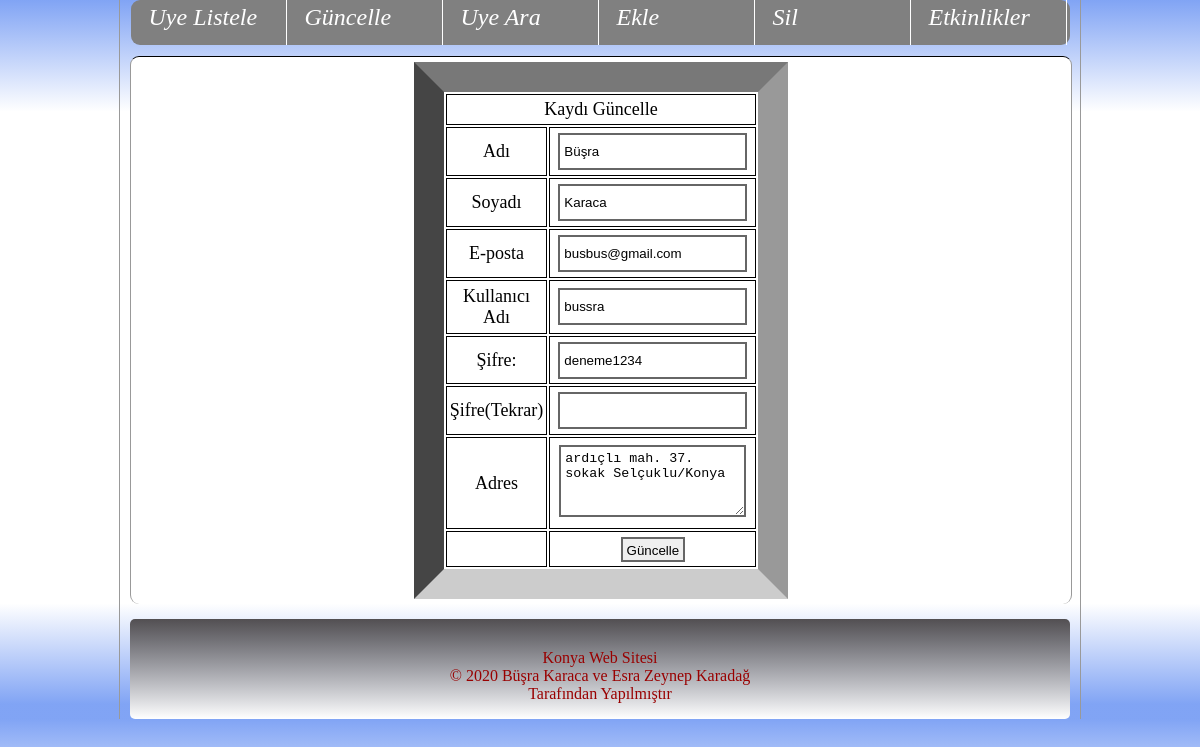
The page /iltanitimi/admin/guncelle2.php?id=1 (signed in) on the database its author committed.
### tables this page shows
CREATE TABLE `uyekaydi` (
  `ID` int(11) NOT NULL,
  `kullanici_adi` varchar(55) NOT NULL,
  `sifre` varchar(55) NOT NULL,
  `email` varchar(55) NOT NULL,
  `ad` varchar(55) NOT NULL,
  `soyad` varchar(55) NOT NULL,
  `adres` varchar(200) NOT NULL,
  `tarih` timestamp NOT NULL DEFAULT current_timestamp() ON UPDATE current_timestamp()
);

### iltanitimi/admin/guncelle2.php (the view, shortened to what this page needs)
<?php
include("baglan.php");
?>
<?php include('header.php'); ?>
<?php
if ($_SESSION['user']=="")
{
echo '<script>window.location.href ="admin.php";</script>';
}
else if($_SESSION['user']=="buszey" &$_SESSION['pass']=="admin1234")
{
$ID= $_GET['id'];
$sorgu_a="select * from uyekaydi where ID=".$ID;
$sonuc = mysqli_query($baglanti,$sorgu_a);
$satir = mysqli_fetch_array($sonuc,MYSQLI_ASSOC);
if($satir)
{
	$ad=$satir['ad'];
	$soyad=$satir['soyad'];
	$email=$satir['email'];
	$kullanici=$satir['kullanici_adi'];
	$adres=$satir['adres'];
	$sifre=$satir['sifre'];
	echo <<<EOF
<form action="" method="POST">
<table id="tablouye" width="368" height="537" border="1" align="center" cellpadding="4" cellspacing="2">
<tr>
<td colspan="2" align="center">Kaydı Güncelle</td>
</tr>
<tr>
<td width="106">Adı</td>
<td width="176"><input type="text" name="adi" value= $ad></td>
</tr>
<tr>
<td>Soyadı</td>
<td><input type="text" name="soyadi" value= $soyad></td>
</tr>
<tr>
<td>E-posta</td>
<td><input type="text" name="eposta" value=$email></td>
</tr>
<tr>
<td>Kullanıcı Adı</td>
<td><input name="kullanici" type="text" value= $kullanici></td>
</tr>
<tr>
<td>Şifre:</td>
<td><input type="text" name="sifre" value= $sifre></td>
</tr>
<tr>
<td>Şifre(Tekrar)</td>
<td><input type="text" name="tekrarsifre"></td>
</tr>
<tr>
<td>Adres</td>
<td><textarea name="adres" rows="4" id="textarea">$adres</textarea></td>
</tr>
<tr>
  <td></td>
  <td><input name="form1" type="submit" id="form1" value="Güncelle"></td>
</tr>
</table>
</form>
EOF;
}
}
else
{
	echo '<script>window.location.href ="/iltanitimi/profilim.php";</script>';
	}
?>
<?php include('footer.php'); ?>

### iltanitimi/admin/css/stil.css (style rules this page uses)
* { margin: 0; padding: 0; border: 0; outline: 0; list-style:none; text-decoration:none; }
Body { background-image: -webkit-gradient(linear, 50.00% 0.00%, 50.00% 100.00%, color-stop( 0% , rgba(122,159,244,0.95)),color-stop( 15.54% , rgba(255,255,255,0.95)),color-stop( 50.26% , rgba(255,255,255,0.95)),color-stop( 83.93% , rgba(255,255,255,0.95)),color-stop( 97.93% , rgba(122,159,244,0.95))); background-image: -webkit-linear-gradient(270deg,rgba(122,159,244,0.95) 0%,rgba(255,255,255,0.95) 15.54%,rgba(255,255,255,0.95) 50.26%,rgba(255,255,255,0.95) 83.93%,rgba(122,159,244,0.95) 97.93%); background-image: linear-gradient(180deg,rgba(122,159,244,0.95) 0%,rgba(255,255,255,0.95) 15.54%,rgba(255,255,255,0.95) 50.26%,rgba(255,255,255,0.95) 83.93%,rgba(122,159,244,0.95) 97.93%); }
content form table tr td input { border: 2px solid #666; margin-top: auto; margin-right: 5px; margin-bottom: auto; margin-left: 5px; height: 25px; padding: 4px; }
#tablouye { border-top-width: 30px; border-right-width: 30px; border-bottom-width: 30px; border-left-width: 30px; border-top-color: #CCC; border-right-color: #999; border-bottom-color: #CCC; border-left-color: #999; border-top-style: inset; border-right-style: inset; border-bottom-style: inset; border-left-style: inset; font-family: Cambria, "Hoefler Text", "Liberation Serif", Times, "Times New Roman", serif; font-size: large; margin-right: auto; margin-left: auto; }
#textarea { border: 2px solid #666; margin-top: auto; margin-right: 5px; margin-bottom: auto; margin-left: 5px; padding: 4px; }
th,td { border: 1px solid black; border-collapse: collapse; padding: 3px; }

### rows shown on the page
uyekaydi: adi "Büşra", soyadi "Karaca", eposta "busbus@gmail.com", kullanici "bussra", sifre "deneme1234", adres "ardıçlı mah. 37. sokak Selçuklu/Konya"
